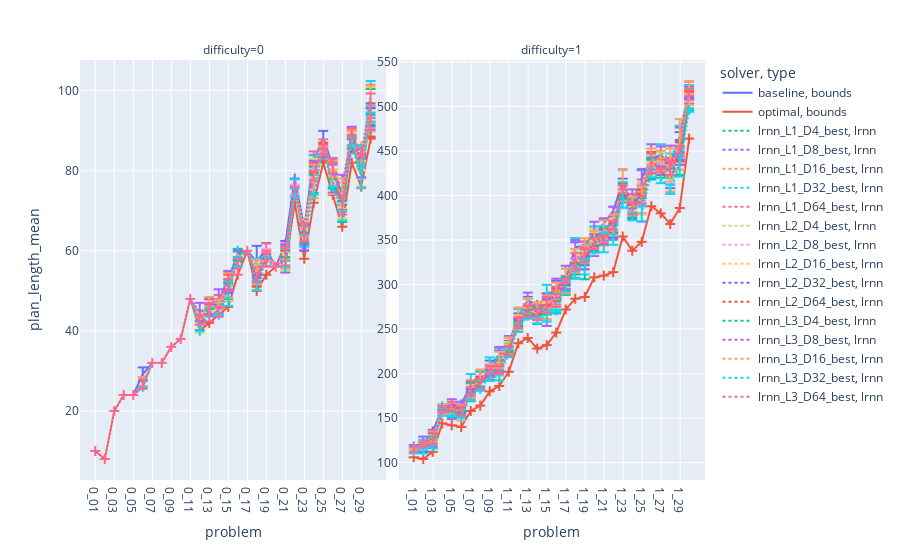
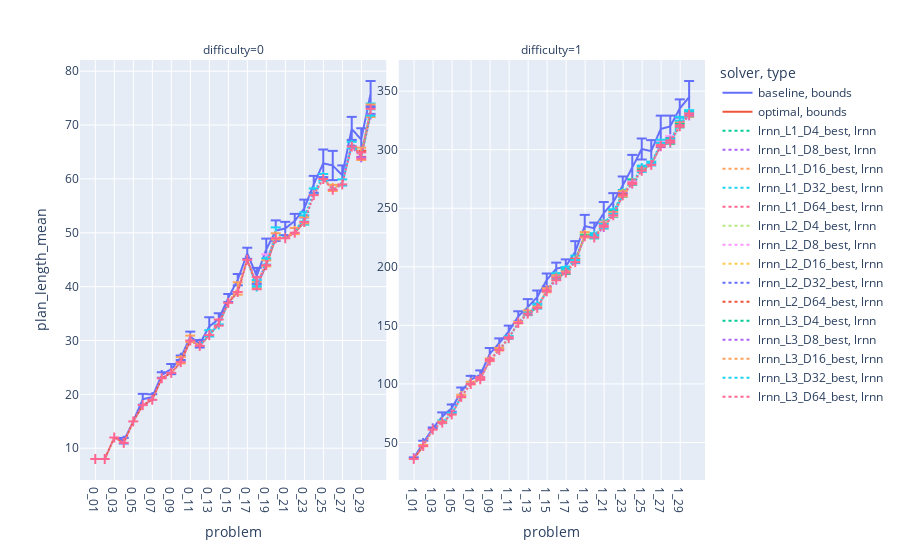
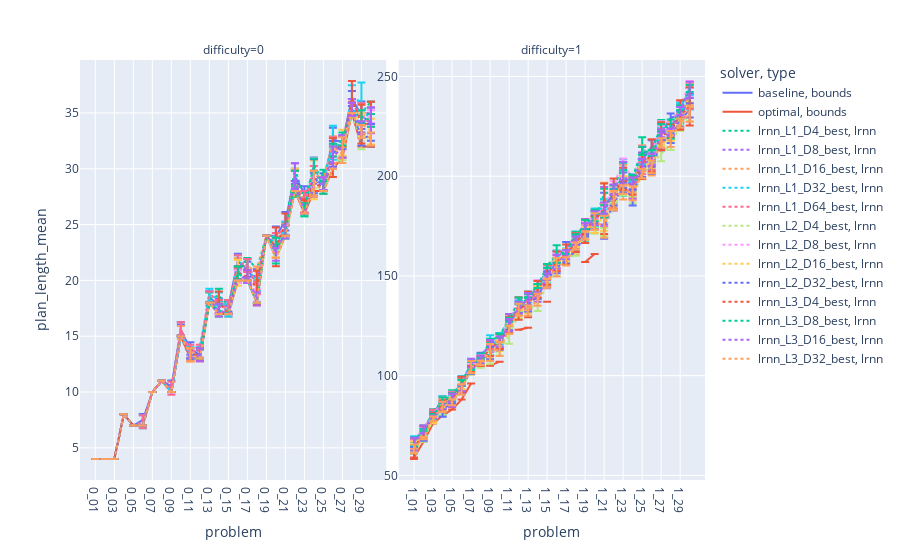
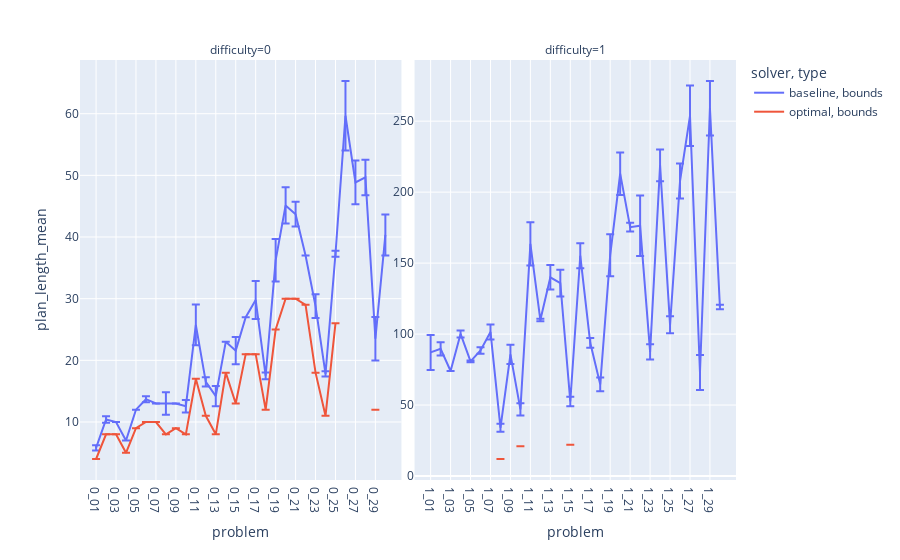

The code cell stored with these charts, in order, in its notebook:
### Markdown cell above
# Plan length plots

### Code cell
log_y = 0
include_sample = 0
dimensions = [4, 8, 16, 32, 64]

plot_domains("plan_length", log_y=log_y, include_sample=include_sample, dimensions=dimensions)
